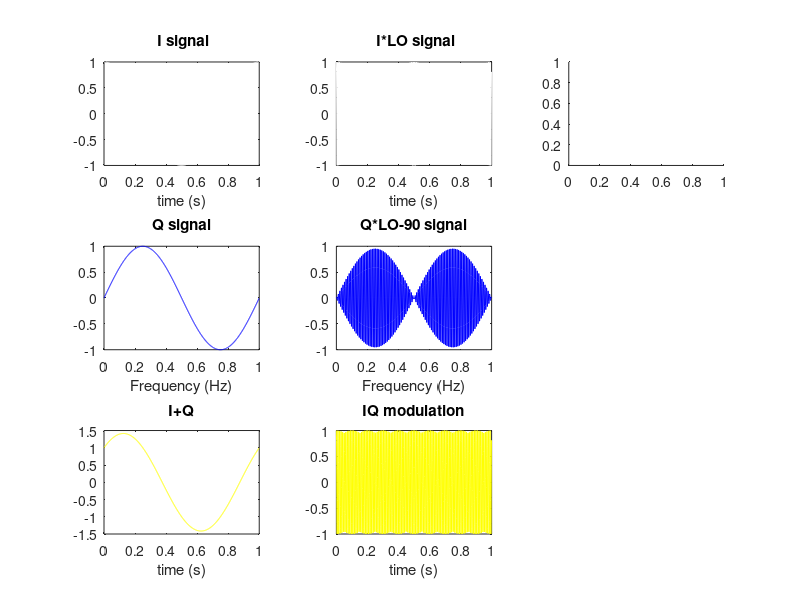

Here is the MATLAB script that generated this plot: (Note: this script raises an error after producing the figure.)
% This file is a Matlab script generates an IQ modulation and demodulation
% signals and plots the modulator, modulated and demod signals in time.
%
% This program is free software; you can redistribute it and/or modify
% it under the terms of the GNU General Public License as published by
% the Free Software Foundation; either version 2, or (at your option)
% any later version.
%
% This program is distributed in the hope that it will be useful,
% but WITHOUT ANY WARRANTY; without even the implied warranty of
% MERCHANTABILITY or FITNESS FOR A PARTICULAR PURPOSE.  See the
% GNU General Public License for more details.

% Time specifications:
Fs = 1000;                            % Sampling Frequency (samples per second)
Ts = 1/Fs;                            % Sampling Period (seconds per sample)
L=1000;                               % Time vector lenght (total samples)
t = [0:L-1]*Ts;                       % Time vector

% Generic signal
Fsignal=1; AI=1; AQ=1;
I = AI * cos(2*pi*Fsignal*t);
Q = AQ * sin(2*pi*Fsignal*t);

% Local oscillators for IQ modulation  
FLO = 100; ALO = 1;
LO_inpahse = ALO * cos(2*pi*FLO*t);
LO_90 = ALO * sin(2*pi*FLO*t);

% IQ Modulator
IQ = I .* LO_inpahse + Q .* LO_90;

% IQ Demodulator
Idem = IQ .* LO_inpahse;
Qdem = IQ .* LO_90;

% Plotting
subplot(3,3,1);plot(t,I,'white');title(' I signal');xlabel('time (s)');set(gca,'color','black')
subplot(3,3,4);plot(t,Q,'blue');title('Q signal');xlabel('Frequency (Hz)');set(gca,'color','black')

subplot(3,3,2);plot(t,I.*LO_inpahse,'white');title(' I*LO signal');xlabel('time (s)');set(gca,'color','black')
subplot(3,3,5);plot(t,Q.*LO_90,'blue');title('Q*LO-90 signal');xlabel('Frequency (Hz)');set(gca,'color','black')

subplot(3,3,7);plot(t,I+Q,'yellow');title('I+Q');xlabel('time (s)');set(gca,'color','black')
subplot(3,3,8);plot(t,IQ,'yellow');title('IQ modulation');xlabel('time (s)');set(gca,'color','black')

subplot(3,3,3);plot(t,lowpass(Idem,1,Fs),'white');title(' I dem signal');xlabel('time (s)');set(gca,'color','black')
subplot(3,3,6);plot(t,lowpass(Qdem,1,Fs),'blue');title('Q dem signal');xlabel('Frequency (Hz)');set(gca,'color','black')
